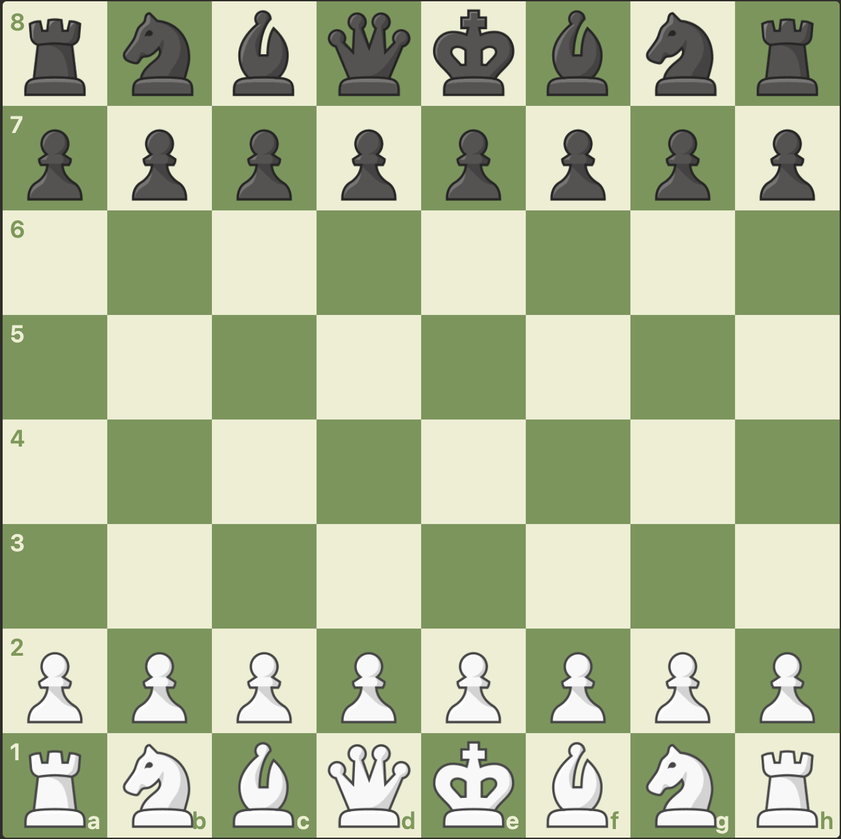
#> input picture resources/screenshots/chess1.png, 841 x 839 px, shrunk from 1270 x 1268 before the run
$ python recognize_multiply_imgs.py
#> lines starting #> are read from the running program, lines starting #| are printed output that depends on the picture; after the words box and inside, x2 and y2 are one past the last pixel; in counts of white or black regions, pixels touching at a corner belong together
import cv2
import numpy as np

# paths to the images
big_image_path = 'resources/screenshots/chess1.png'
small_image_path = 'resources/scraps/chess2.png'

# get big image from a path
img_rgb = cv2.imread(big_image_path)
#> img_rgb is the input picture: shape (839, 841, 3); mean B, G, R 149.7, 184.3, 173.8
assert img_rgb is not None, "file could not be read, check with os.path.exists()"

# prepare big image
img_gray = cv2.cvtColor(img_rgb, cv2.COLOR_BGR2GRAY)
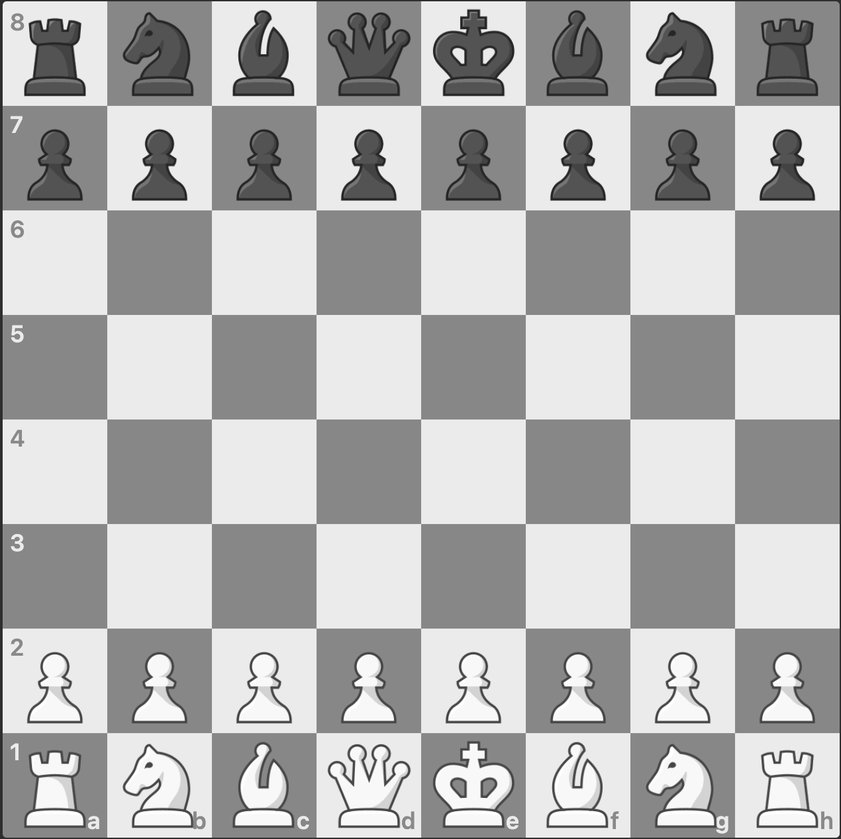
#> img_gray: shape (839, 841); min 19, max 255, mean 177.1
template = cv2.imread(small_image_path, cv2.IMREAD_GRAYSCALE)
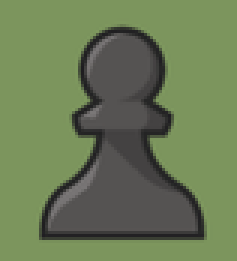
#> input picture resources/scraps/chess2.png, 79 x 87 px, shrunk from 120 x 132 before the run (shown 3 times larger)
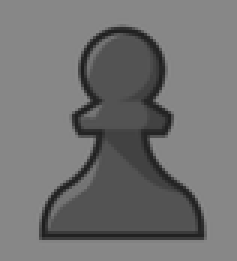
#> template: shape (87, 79) (shown 3 times larger); min 28, max 140, mean 113.7
assert template is not None, "file could not be read, check with os.path.exists()"

# search for a small images in a big image
w, h = template.shape[::-1]
#> w = 79; h = 87
res = cv2.matchTemplate(img_gray, template, cv2.TM_CCOEFF_NORMED)
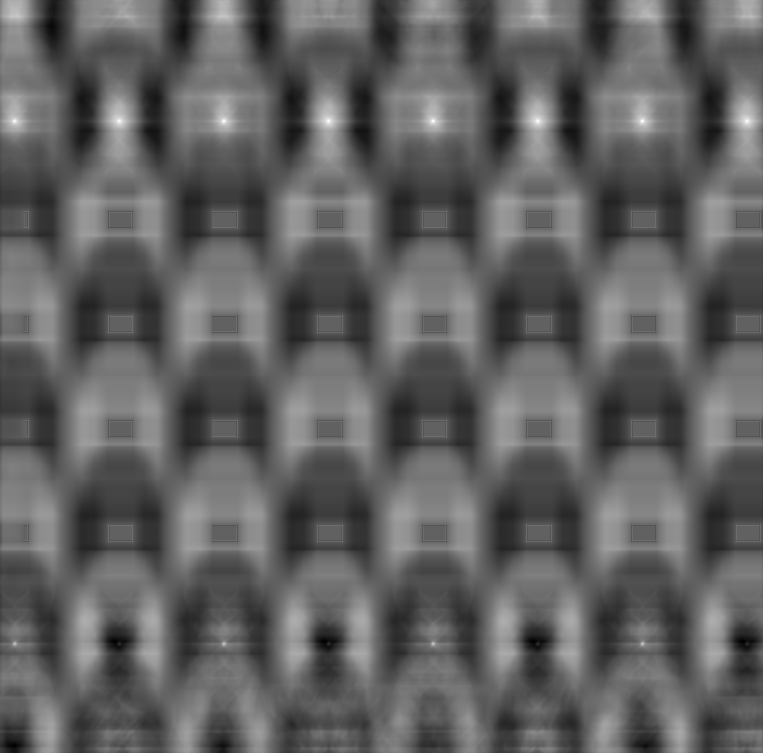
#> res: shape (753, 763) float32; min -0.608, max 0.985, mean -0.00229; drawn with min black and max white
threshold = 0.8
loc = np.where(res >= threshold)
#> loc = 113 positions, rows 119 to 122, columns 13 to 748
center_coordinates = []
for pt in zip(*loc[::-1]):
    cv2.rectangle(img_rgb, pt, (pt[0] + w, pt[1] + h), (0, 0, 255), 2)
#> this loop made 113 passes
#> pt on passes 1 to 12: (14, 119), (15, 119), (118, 119), (119, 119), (120, 119), (223, 119), (224, 119), (327, 119), (328, 119), (329, 119), (432, 119), (433, 119)
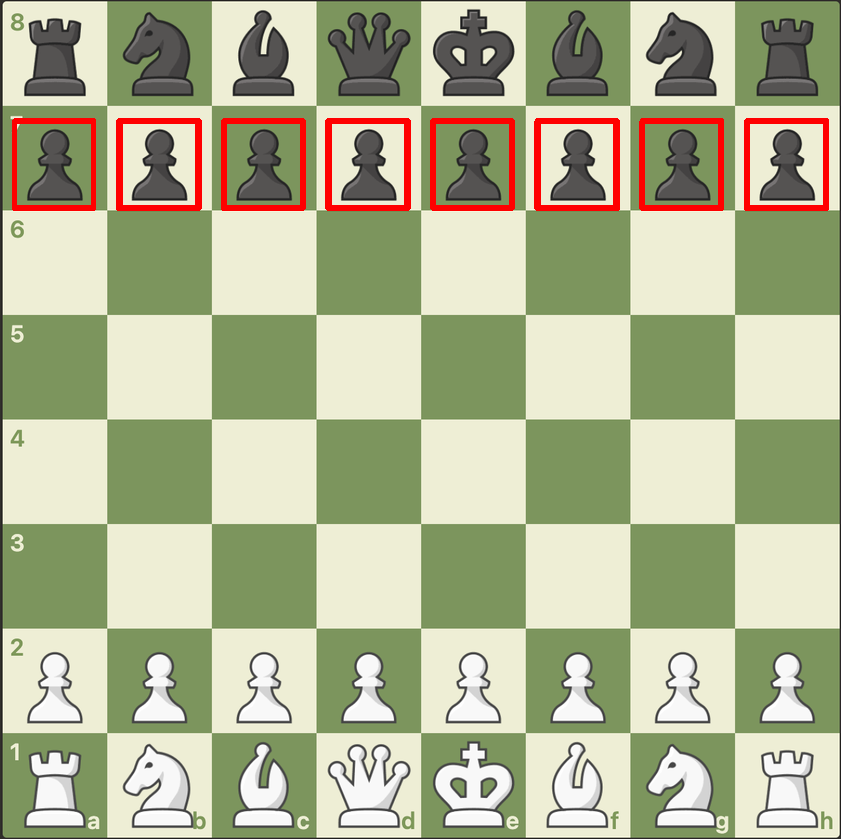
#> img_rgb: shape (839, 841, 3); 2.3% of pixels changed, all inside (x1, y1, x2, y2) = (12, 118, 829, 211)

# todo: prepare a dict with coordinates of the center of each found image

# show big image with red rectangle
cv2.imshow('ChessOne', img_rgb)
cv2.waitKey(0)
